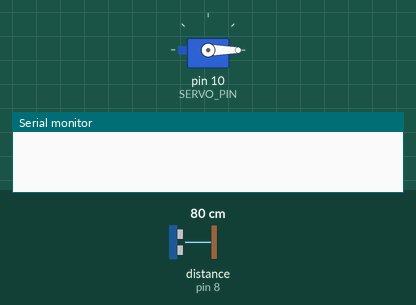
Recording of a sketch running on a simulated Arduino Uno, built with avr-gcc and run on an emulated ATmega328P. Parts: servo, the last lines printed to the serial monitor. Wiring (inferred from the names in the program): ultrasonic range finder: trigger pin 9; echo pin 8. The inputs (shaded band) are chosen by the test bench; at power-on: distance to the obstacle (sensor on pin 8) 80 cm. The echo pulse lasts 58.3 µs per cm.

Above: at 1.2 s.
1.3 s: distance to the obstacle (sensor on pin 8) set to 23 cm
2.8 s: distance to the obstacle (sensor on pin 8) set to 18 cm
At 3.4 s:
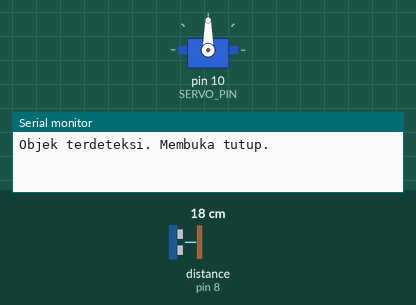
4.3 s: distance to the obstacle (sensor on pin 8) set to 35 cm
At 6.9 s:
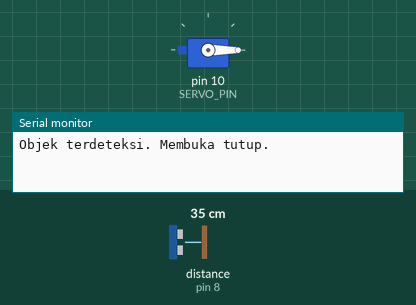
7.3 s: distance to the obstacle (sensor on pin 8) set to 2 cm
At 8.0 s:
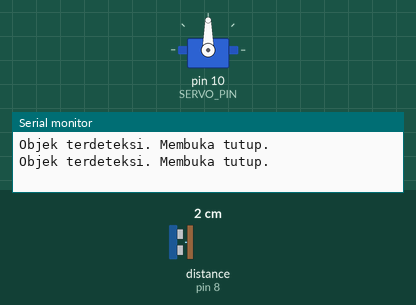
Timing chart, 0 to 9.8 s (numbered marks = the images above; inputs shaded):
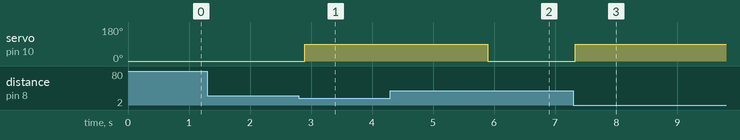

The sketch:

sketch_feb12a.ino
```cpp
#include <Servo.h>
#define TRIG_PIN 9
#define ECHO_PIN 8
#define SERVO_PIN 10

Servo myServo;
const int distanceThreshold = 20;

void setup()
{
  pinMode(TRIG_PIN, OUTPUT);
  pinMode(ECHO_PIN, INPUT);
  myServo.attach(SERVO_PIN);
  myServo.write(0);

  Serial.begin(9600);
}

void loop()
{
  int distance = getDistance();

  if (distance > 0 && distance < distanceThreshold)
  {
    Serial.println("Objek terdeteksi. Membuka tutup.");
    myServo.write(90);
    delay(3000);
    myServo.write(0);
  }

  delay(100);
}

int getDistance()
{
  digitalWrite(TRIG_PIN, LOW);
  delayMicroseconds(2);
  digitalWrite(TRIG_PIN, HIGH);
  delayMicroseconds(10);
  digitalWrite(TRIG_PIN, LOW);

  long duration = pulseIn(ECHO_PIN, HIGH);
  int distance = duration * 0.034 / 2;

  return distance;
}
```

Measured:
- the behaviour switches between 21 and 20 cm on distance to the obstacle (sensor on pin 8) (found by bisection; images 0 and 1)
- after the input at 1.3 s, every drawn part: stays the same
- after the input at 2.8 s, servo on pin 10 (SERVO_PIN): 0° → 90° after 0.10 s
- after the input at 4.3 s, servo on pin 10 (SERVO_PIN): goes on until 5.9 s, then stays 0°
- after the input at 7.3 s, servo on pin 10 (SERVO_PIN): 0° → 90° at once
